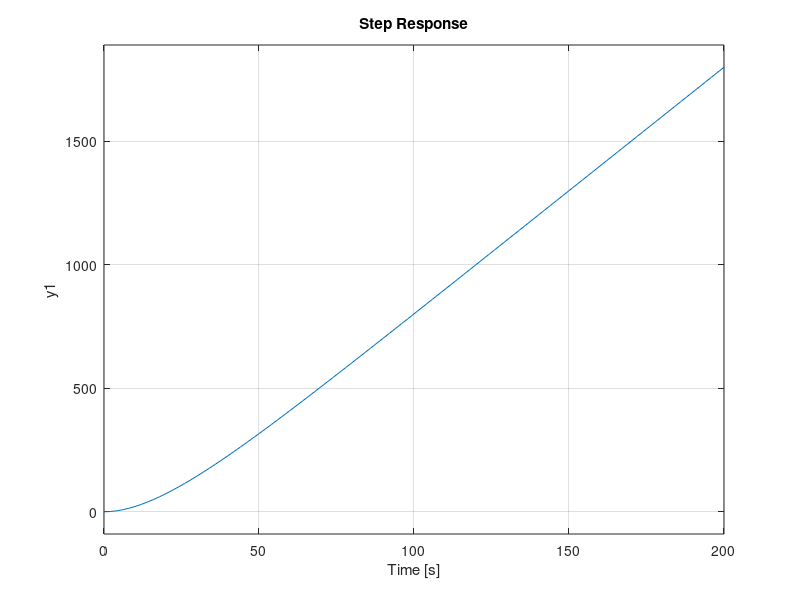

Recreate this plot in MATLAB.
clc;
clear all;
b=50;
m=1000;
A= [0 1; 0 -b/m];
B= [0;1/m];
C= [1 0];
D = 0;

SS= ss(A,B*500, C,D);
step(SS);

